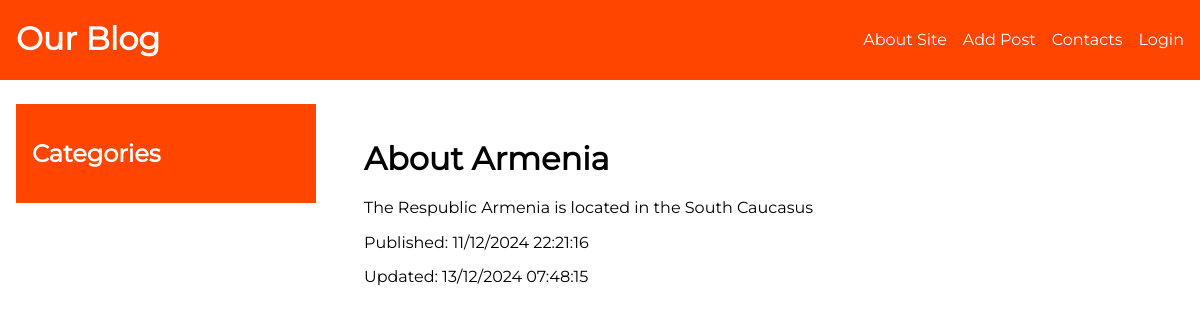
The app's page /article/about-armenia/, older data.
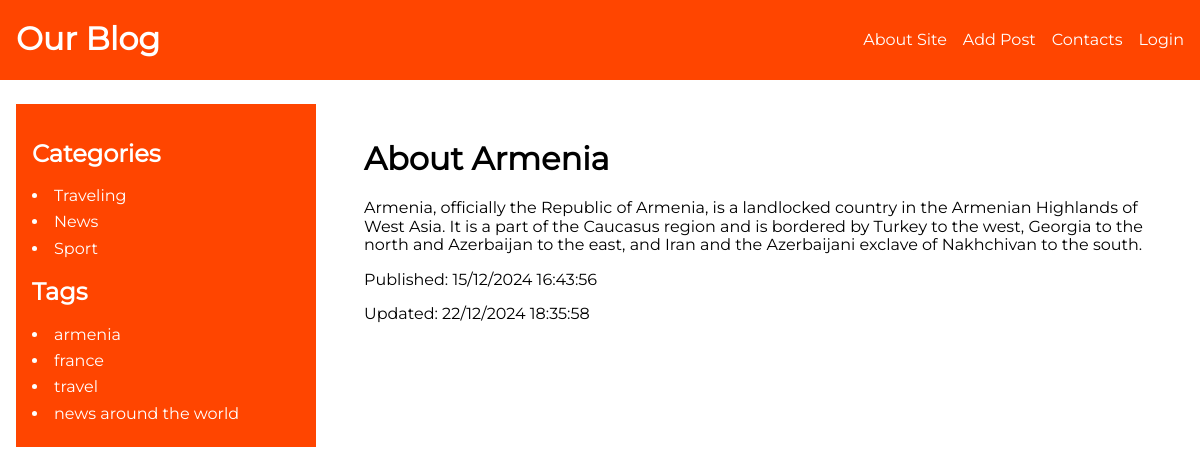
The same page, newer data.
### blog/models.py (models this page shows, shortened)
class Article(models.Model):
    class Status(models.IntegerChoices):
        DRAFT = 0, "Draft"
        PUBLISHED = 1, "Published"
    title = models.CharField(max_length=255, verbose_name = "Վերնագիր")
    slug = models.SlugField(max_length=255, unique=True, db_index=True, null=True, verbose_name = "Ցուցիչ")
    content = models.TextField(blank=True)
    time_create = models.DateTimeField(auto_now_add=True)
    time_update = models.DateTimeField(auto_now=True)
    is_published =models.BooleanField(choices=tuple(
		      map(lambda x: (bool(x[0]), x[1]), Status.choices)), default=Status.PUBLISHED)
    category = models.ForeignKey("Category", on_delete=models.CASCADE, related_name="items") #Articles_set
    tags = models.ManyToManyField("ArticleTags", blank=True, related_name="tags")
    adv = models.OneToOneField(
         "Adv", on_delete=models.SET_NULL, related_name="adv", null=True, blank=True)
    author = models.ForeignKey(
        "Author", on_delete=models.CASCADE, related_name="author")
    objects = models.Manager()
    published = ArticleManager()
    class Meta:
        ordering = ["time_create"]
        indexes = [
            models.Index(fields=["time_create"])
    ]

class Category(models.Model):
    name = models.CharField(max_length=255, db_index=True, verbose_name = "Վերնագիր")
    slug = models.SlugField(max_length=255, unique=True, db_index=True, verbose_name = "Ցուցիչ")
    def get_absolute_url(self):
        return reverse("category", kwargs={"cat_slug": self.slug})
    class Meta:
        verbose_name = "Category"
        verbose_name_plural = "Categories"

class ArticleTags(models.Model):
        tag = models.CharField(max_length=255, db_index=True)
        slug = models.SlugField(max_length=255, unique=True, db_index=True)
        def get_absolute_url(self):
            return reverse("tag", kwargs={"tag_slug": self.slug})

### blog/views.py (the view)
# urls.py: path("article/<slug:article_slug>/", views.show_article, name="article"),
def show_article(request, article_slug):
    article = get_object_or_404(Article, slug=article_slug)
    data = {
        "title": article.title,
        "content": article.content,
        "time_create": article.time_create,
        "time_update": article.time_update,
        "is_published": article.is_published,
        "tags": article.tags.all()
    }
    return render(request, "blog/show_article.html", data)

### blog/context.py (called while the page is built)
def menu_context(request):
	return {
		"menu": [
			{
				"link_title": "About Site",
				"link_url": "about"
			},
			{
				"link_title": "Add Post",
				"link_url": "add_post"
			},
			{
				"link_title": "Contacts",
				"link_url": "contacts"
			},
			{
				"link_title": "Login",
				"link_url": "login"
			},
		],
	}

### blog/templatetags/blog_tags.py (called while the page is built)
@register.inclusion_tag("blog/includes/categories.html")
def show_categories(cat_selected=0):
    cats = Category.objects.all()
    return {"cats": cats, "cat_selected": cat_selected}

@register.inclusion_tag("blog/includes/tags.html")
def show_tags():
	return {"tags": ArticleTags.objects.all()}

### blog/templates/blog/show_article.html (shortened to what this page needs)
{% extends "base.html" %}
{% block article %}
    <div>
        <article>
            <h1>{{title}}</h1>
            <p>{{content|linebreaks}}</p>
            <div>
                <p>Published: {{time_create|date:"d/m/Y H:i:s"}}</p>
                <p>Updated: {{time_update|date:"d/m/Y H:i:s"}}</p>
            </div>
        </article>
    </div>
{% endblock %}

### templates/base.html (shortened to what this page needs)
{% load static %}
{% load blog_tags %}
<!DOCTYPE html>
<html lang="en">
<head>
    <link  type="text/css" rel="stylesheet" href="{% static 'blog/css/style.css' %}">
</head>
<body>
      <nav class="main_nav">
        <div class="container">
            <div class="logo">
                <h1>
                     <a href="{% url 'index' %}">Our Blog</a>
                </h1>
            </div>
            <div class="menu">
                <ul>
                    {% for m in menu %}
                        <li>
                            <a href="{% url m.link_url %}">{{ m.link_title }}</a>
                        </li>
                    {% endfor %}
                </ul>
            </div>
        </div>
      </nav>
      <section class="aside_and_main container">
          <aside>
              {% show_categories cat_selected %}
              {% show_tags %}
          </aside>
          <main>
              {% block article %}{% endblock %}
          </main>
      </section>
</body>
</html>

### blog/templates/blog/includes/categories.html
 <h2>Categories</h2>
 <ul class="categories">
    {% for cat in cats %}
        {% if cat.id == cat_selected %}
            <li class="active_cat">{{cat.name}}</li>
        {% else %}
            <li>
                <a class="category_item" href="{{cat.get_absolute_url }}">{{cat.name}}</a>
            </li>
        {% endif %}
    {% endfor %}
</ul>

### blog/templates/blog/includes/tags.html
{% if tags %}
<h2>Tags</h2>
<ul class="tags">
    {% for tag in tags %}
        <li>
              <a class="category_item" href="{{ tag.get_absolute_url }}">{{tag.tag}}</a>
      </li>
    {% endfor %}
</ul>
{% endif %}

### blog/static/blog/css/style.css (style rules this page uses)
* { box-sizing: border-box; }
html { line-height: 1.15; -webkit-text-size-adjust: 100%; }
body { margin: 0; }
main { display: block; }
h1 { font-size: 2em; margin: 0.67em 0; }
a { background-color: transparent; }
ul { padding: 0; }
body { font-family: "m-regular", arial; serif; }
.container { max-width: 1280px; margin: 0 auto; padding: 0px 16px; }

Row changes from the older to the newer data that the page shows:
added Category: name "Traveling"
added Category: name "News"
added Category: name "Sport"
added ArticleTags: tag "armenia"
added ArticleTags: tag "france"
added ArticleTags: tag "travel"
added ArticleTags: tag "news around the world"
changed Article "About Armenia": content "The Respublic Armenia is located in the South Caucasus" → "Armenia, officially the Republic of Armenia, is a landlocked country in the Armenian Highlands of West Asia. It is a part of the Caucasus region and is bordered by Turkey to the west, Georgia to the north and Azerbaijan to the east, and Iran and the Azerbaijani exclave of Nakhchivan to the south."; time_create "11/12/2024 22:21:16" → "15/12/2024 16:43:56"; time_update "13/12/2024 07:48:15" → "22/12/2024 18:35:58"
Text that changed along with them:
text now shown: "Tags"
